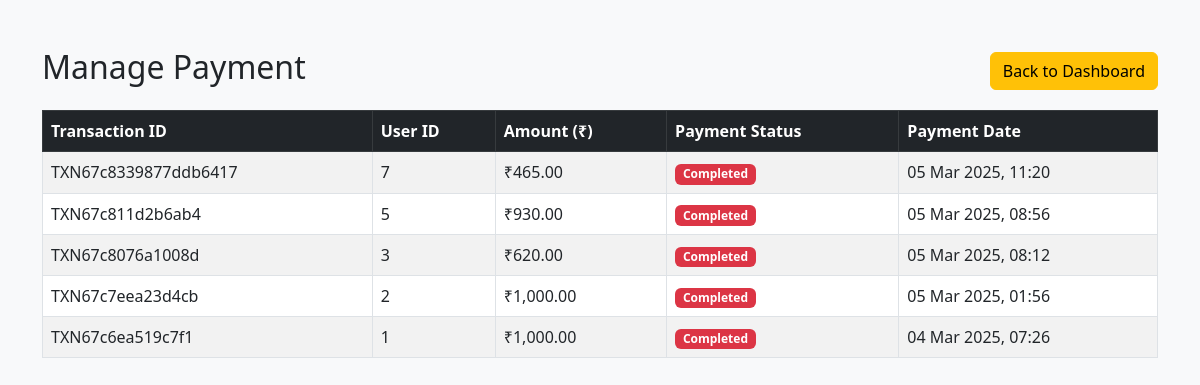
The app's page /admin/admin_payments.php (signed in) with its own data.
### tables this page shows
CREATE TABLE `payments` (
  `id` int(11) NOT NULL,
  `user_id` int(11) NOT NULL,
  `bus_pass_id` int(11) NOT NULL,
  `amount` decimal(10,2) NOT NULL,
  `payment_method` enum('cash','card','UPI') NOT NULL,
  `transaction_id` varchar(100) NOT NULL,
  `payment_date` timestamp NOT NULL DEFAULT current_timestamp(),
  `payment_status` enum('pending','completed','failed') NOT NULL DEFAULT 'pending'
);

### admin/admin_payments.php (the view, shortened to what this page needs)
<?php
include "../config.php";
$payments = $conn->query("SELECT * FROM payments ORDER BY payment_date DESC");
?>
<!DOCTYPE html>
<html lang="en">
<head>
    <link href="https://cdn.jsdelivr.net/npm/bootstrap@5.3.0/dist/css/bootstrap.min.css" rel="stylesheet">
</head>
<body class="bg-light">
<div class="container mt-5">
    <div class="d-flex justify-content-between align-items-center mb-3">
       <h2>Manage Payment</h2>
        <a href="admin_dashboard.php" class="btn btn-warning">Back to Dashboard</a>
    </div>
    <?php if ($payments->num_rows > 0): ?>
    <div class="table-responsive">
        <table class="table table-bordered table-striped">
            <thead class="table-dark">
                <tr>
                    <th>Transaction ID</th>
                    <th>User ID</th>
                    <th>Amount (₹)</th>
                    <th>Payment Status</th>
                    <th>Payment Date</th>
                </tr>
            </thead>
            <tbody>
                <?php while ($payment = $payments->fetch_assoc()): ?>
                <tr>
                    <td><?= htmlspecialchars($payment["transaction_id"]) ?></td>
                    <td><?= htmlspecialchars($payment["user_id"]) ?></td>
                    <td>₹<?= number_format($payment["amount"], 2) ?></td>
                    <td>
                        <span class="badge bg-<?= $payment["payment_status"] == "paid" ? "success" : "danger" ?>">
                            <?= ucfirst($payment["payment_status"]) ?>
                        </span>
                    </td>
                    <td><?= date("d M Y, H:i", strtotime($payment["payment_date"])) ?></td>
                </tr>
                <?php endwhile; ?>
            </tbody>
        </table>
    </div>
    <?php else: ?>
        <div class="alert alert-warning text-center">No payments found.</div>
    <?php endif; ?>
</div>
</body>
</html>

### records on screen
payments: transaction "TXN67c8339877ddb6417", user "7", amount "465.00", payment_status "Completed", payment_date "05 Mar 2025, 11:20"
payments: transaction "TXN67c811d2b6ab4", user "5", amount "930.00", payment_status "Completed", payment_date "05 Mar 2025, 08:56"
payments: transaction "TXN67c8076a1008d", user "3", amount "620.00", payment_status "Completed", payment_date "05 Mar 2025, 08:12"
payments: transaction "TXN67c7eea23d4cb", user "2", amount "1,000.00", payment_status "Completed", payment_date "05 Mar 2025, 01:56"
payments: transaction "TXN67c6ea519c7f1", user "1", amount "1,000.00", payment_status "Completed", payment_date "04 Mar 2025, 07:26"
